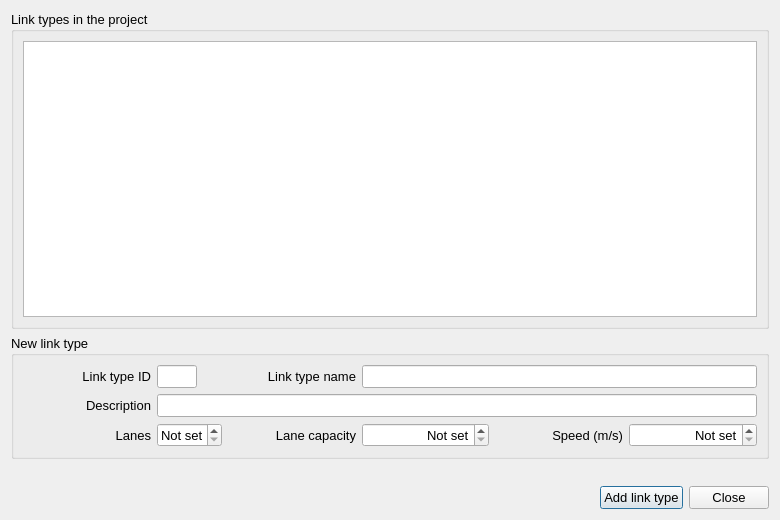
<?xml version="1.0" encoding="UTF-8"?>
<ui version="4.0">
 <class>ui_add_link_type</class>
 <widget class="QDialog" name="ui_add_link_type">
  <property name="geometry">
   <rect>
    <x>0</x>
    <y>0</y>
    <width>780</width>
    <height>520</height>
   </rect>
  </property>
  <property name="font">
   <font>
    <pointsize>10</pointsize>
   </font>
  </property>
  <property name="windowTitle">
   <string>AequilibraE - Add link type</string>
  </property>
  <layout class="QGridLayout" name="gridLayout">
   <item row="0" column="0">
    <widget class="QGroupBox" name="box_existing">
     <property name="title">
      <string>Link types in the project</string>
     </property>
     <layout class="QGridLayout" name="gridLayout_existing">
      <item row="0" column="0">
       <widget class="QTableWidget" name="tbl_existing">
        <property name="editTriggers">
         <set>QAbstractItemView::NoEditTriggers</set>
        </property>
        <property name="selectionMode">
         <enum>QAbstractItemView::SingleSelection</enum>
        </property>
        <property name="selectionBehavior">
         <enum>QAbstractItemView::SelectRows</enum>
        </property>
        <property name="rowCount">
         <number>0</number>
        </property>
        <property name="columnCount">
         <number>0</number>
        </property>
        <attribute name="verticalHeaderVisible">
         <bool>false</bool>
        </attribute>
       </widget>
      </item>
     </layout>
    </widget>
   </item>
   <item row="1" column="0">
    <widget class="QGroupBox" name="box_new">
     <property name="title">
      <string>New link type</string>
     </property>
     <layout class="QGridLayout" name="gridLayout_new">
      <item row="0" column="0">
       <widget class="QLabel" name="lbl_id">
        <property name="text">
         <string>Link type ID</string>
        </property>
        <property name="alignment">
         <set>Qt::AlignRight|Qt::AlignTrailing|Qt::AlignVCenter</set>
        </property>
       </widget>
      </item>
      <item row="0" column="1">
       <widget class="QLineEdit" name="txt_id">
        <property name="maximumSize">
         <size>
          <width>40</width>
          <height>16777215</height>
         </size>
        </property>
        <property name="maxLength">
         <number>1</number>
        </property>
        <property name="alignment">
         <set>Qt::AlignHCenter|Qt::AlignVCenter</set>
        </property>
       </widget>
      </item>
      <item row="0" column="2">
       <widget class="QLabel" name="lbl_name">
        <property name="text">
         <string>Link type name</string>
        </property>
        <property name="alignment">
         <set>Qt::AlignRight|Qt::AlignTrailing|Qt::AlignVCenter</set>
        </property>
       </widget>
      </item>
      <item row="0" column="3" colspan="3">
       <widget class="QLineEdit" name="txt_name"/>
      </item>
      <item row="1" column="0">
       <widget class="QLabel" name="lbl_description">
        <property name="text">
         <string>Description</string>
        </property>
        <property name="alignment">
         <set>Qt::AlignRight|Qt::AlignTrailing|Qt::AlignVCenter</set>
        </property>
       </widget>
      </item>
      <item row="1" column="1" colspan="5">
       <widget class="QLineEdit" name="txt_description"/>
      </item>
      <item row="2" column="0">
       <widget class="QLabel" name="lbl_lanes">
        <property name="text">
         <string>Lanes</string>
        </property>
        <property name="alignment">
         <set>Qt::AlignRight|Qt::AlignTrailing|Qt::AlignVCenter</set>
        </property>
       </widget>
      </item>
      <item row="2" column="1">
       <widget class="QSpinBox" name="sb_lanes">
        <property name="alignment">
         <set>Qt::AlignRight|Qt::AlignTrailing|Qt::AlignVCenter</set>
        </property>
        <property name="specialValueText">
         <string>Not set</string>
        </property>
        <property name="maximum">
         <number>50</number>
        </property>
       </widget>
      </item>
      <item row="2" column="2">
       <widget class="QLabel" name="lbl_lane_capacity">
        <property name="text">
         <string>Lane capacity</string>
        </property>
        <property name="alignment">
         <set>Qt::AlignRight|Qt::AlignTrailing|Qt::AlignVCenter</set>
        </property>
       </widget>
      </item>
      <item row="2" column="3">
       <widget class="QSpinBox" name="sb_lane_capacity">
        <property name="alignment">
         <set>Qt::AlignRight|Qt::AlignTrailing|Qt::AlignVCenter</set>
        </property>
        <property name="specialValueText">
         <string>Not set</string>
        </property>
        <property name="maximum">
         <number>1000000</number>
        </property>
        <property name="singleStep">
         <number>50</number>
        </property>
       </widget>
      </item>
      <item row="2" column="4">
       <widget class="QLabel" name="lbl_speed">
        <property name="text">
         <string>Speed (m/s)</string>
        </property>
        <property name="alignment">
         <set>Qt::AlignRight|Qt::AlignTrailing|Qt::AlignVCenter</set>
        </property>
       </widget>
      </item>
      <item row="2" column="5">
       <widget class="QDoubleSpinBox" name="dsb_speed">
        <property name="alignment">
         <set>Qt::AlignRight|Qt::AlignTrailing|Qt::AlignVCenter</set>
        </property>
        <property name="specialValueText">
         <string>Not set</string>
        </property>
        <property name="maximum">
         <double>1000.000000000000000</double>
        </property>
        <property name="singleStep">
         <double>0.500000000000000</double>
        </property>
       </widget>
      </item>
     </layout>
    </widget>
   </item>
   <item row="2" column="0">
    <widget class="QLabel" name="lbl_feedback">
     <property name="text">
      <string/>
     </property>
     <property name="wordWrap">
      <bool>true</bool>
     </property>
    </widget>
   </item>
   <item row="3" column="0">
    <layout class="QHBoxLayout" name="layout_buttons">
     <item>
      <spacer name="spacer_buttons">
       <property name="orientation">
        <enum>Qt::Horizontal</enum>
       </property>
       <property name="sizeHint" stdset="0">
        <size>
         <width>40</width>
         <height>20</height>
        </size>
       </property>
      </spacer>
     </item>
     <item>
      <widget class="QPushButton" name="but_add">
       <property name="text">
        <string>Add link type</string>
       </property>
      </widget>
     </item>
     <item>
      <widget class="QPushButton" name="but_close">
       <property name="text">
        <string>Close</string>
       </property>
      </widget>
     </item>
    </layout>
   </item>
  </layout>
 </widget>
 <resources/>
 <connections/>
</ui>
